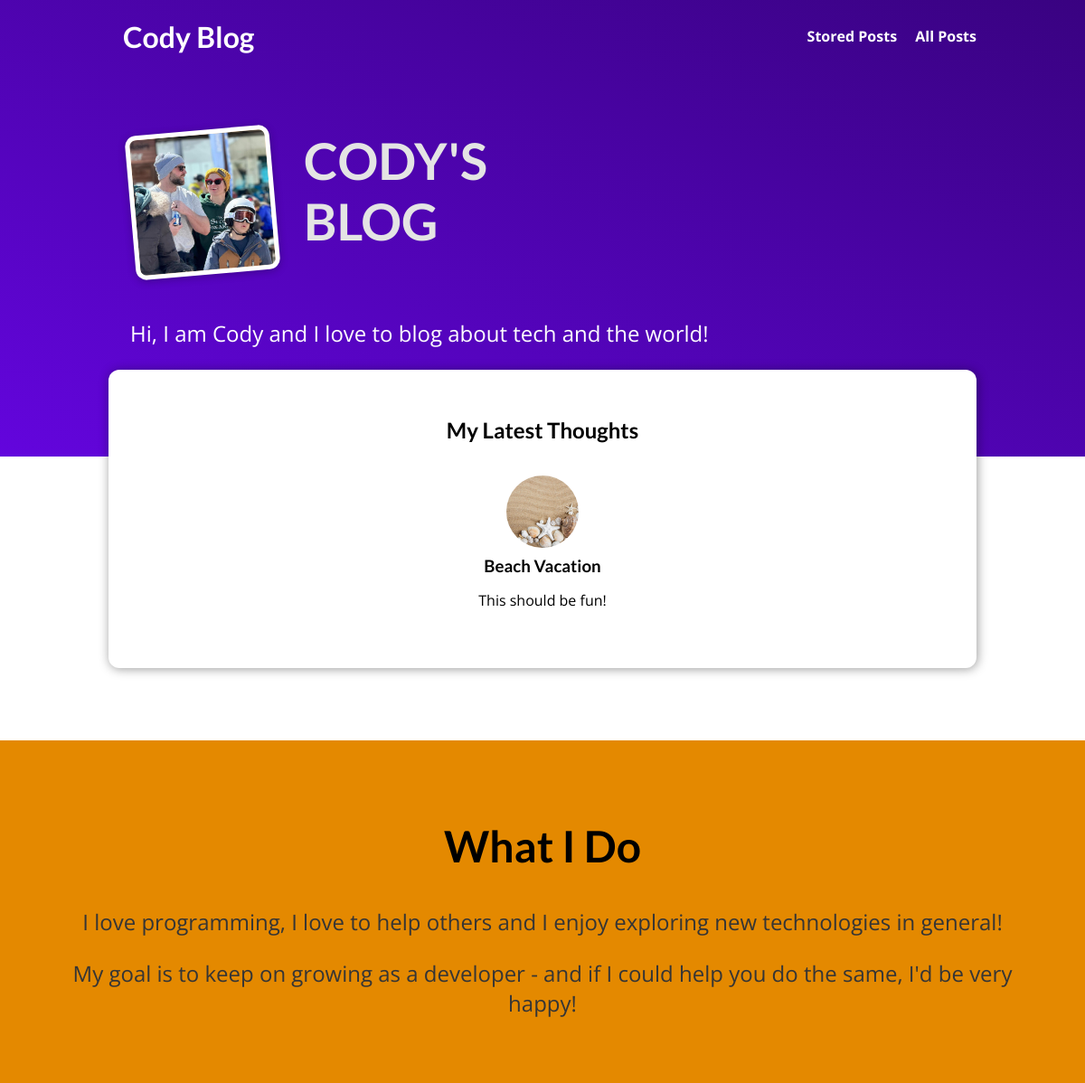
The page / on the database its author committed.
### blog/models.py (models this page shows, shortened)
class Post(models.Model):
    title = models.CharField(max_length=150)
    excerpt = models.CharField(max_length=200)
    image = models.ImageField(upload_to="posts", null=True)
    date = models.DateField(auto_now=True)
    slug = models.SlugField(unique=True, db_index=True)
    content = models.TextField(validators=[MinLengthValidator(10)])
    author = models.ForeignKey(
        Author, on_delete=models.SET_NULL, null=True, related_name="posts")
    tags = models.ManyToManyField(Tag)

### blog/views.py (the view)
# urls.py: path("", views.StartingPageView.as_view(), name="starting-page"),
class StartingPageView(ListView):
    template_name = "blog/index.html"
    model = Post
    ordering = ["-date"]
    context_object_name = "posts"
    def get_queryset(self):
        queryset = super().get_queryset()
        data = queryset[:3]
        return data

### blog/templates/blog/index.html (shortened to what this page needs)
{% extends "blog/base.html" %}
{% load static %}
{% block css_files %}
  <link rel="stylesheet" href="{% static "blog/post.css" %}" />
  <link rel="stylesheet" href="{% static "blog/index.css" %}" />
{% endblock %}
{% block content %}
<section id="welcome">
  <header>
    <img src="{% static "blog/images/me.jpg" %}" alt="Cody - The Author Of This Blog" />
    <h2>CODY'S BLOG</h2>
  </header>
  <p>Hi, I am Cody and I love to blog about tech and the world!</p>
</section>
<section id="latest-posts">
  <h2>My Latest Thoughts</h2>
  <ul>
    {% for post in posts %}
      {% include "blog/includes/post.html" %}
    {% endfor %}
  </ul>
</section>
<section id="about">
  <h2>What I Do</h2>
  <p>
    I love programming, I love to help others and I enjoy exploring new
    technologies in general!
  </p>
  <p>
    My goal is to keep on growing as a developer - and if I could help you do
    the same, I'd be very happy!
  </p>
</section>
{% endblock %}

### blog/templates/blog/includes/post.html
<li>
  <article class="post">
    <a href="{% url "post-detail-page" post.slug %}">
      <img src="{{ post.image.url }}" alt="{{ post.title }}"
      />
      <div class="post__content">
        <h3>{{ post.title }}</h3>
        <p>
          {{ post.excerpt }}
        </p>
      </div>
    </a>
  </article>
</li>

### static/app.css (style rules this page uses)
* { box-sizing: border-box; }
html { font-family: 'Open Sans', 'Lato', sans-serif; }
body { margin: 0; }
h1, h2, h3 { font-family: 'Lato', sans-serif; font-weight: bold; }

### blog/static/blog/post.css (style rules this page uses)
.post { display: flex; flex-direction: column; align-items: center; text-align: center; }
.post a { text-decoration: none; color: black; transition: all 0.2s ease; padding: 1rem; }
.post img { width: 5rem; height: 5rem; object-fit: cover; border-radius: 50%; }
.post h3 { margin: 0.25rem 0; }

### blog/static/blog/index.css (style rules this page uses)
#welcome { background: linear-gradient(to right top, #6305dd, #390281); padding: 6rem 12%; }
#welcome header { display: flex; align-items: flex-start; margin: 3rem auto; }
#welcome img { width: 10rem; height: 10rem; object-fit: cover; object-position: top; border: 5px solid white; border-radius: 12px; background-color: #ffe1bf; transform: rotateZ(-5deg); box-shadow: 0 2px 8px rgba(0, 0, 0, 0.25); }
#welcome h2 { font-size: 3.5rem; margin: 0 0 0 2rem; color: #e4e4e4; width: 10rem; }
#welcome p { color: white; font-size: 1.5rem; }
#latest-posts { background-color: white; padding: 2rem; border-radius: 12px; width: 60rem; margin: -6rem auto 2rem auto; box-shadow: 1px 1px 12px rgba(0, 0, 0, 0.4); }
#latest-posts h2 { text-align: center; }
#latest-posts ul { list-style: none; margin: 0; padding: 0; display: flex; gap: 1rem; }
#latest-posts li { flex: 1; }
#about { text-align: center; padding: 3rem; background-color: #e48900; margin-top: 5rem; }
#about h2 { font-size: 3rem; }
#about p { font-size: 1.5rem; color: #353535; }

### rows shown on the page
Post: image (picture), title "Beach Vacation", excerpt "This should be fun!"
